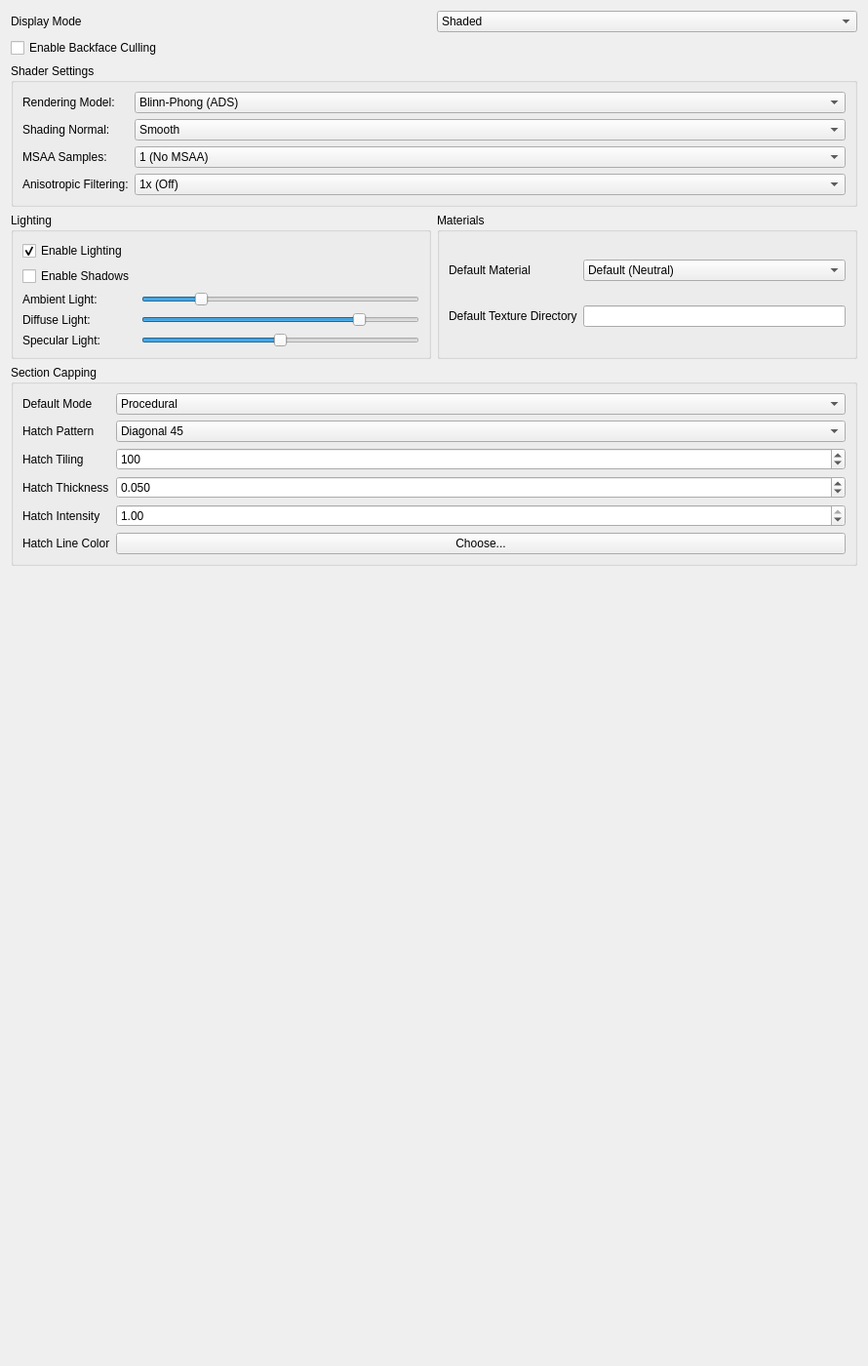
         <widget class="QWidget" name="scrollAreaWidgetContentsRendering">
          <property name="geometry">
           <rect>
            <x>0</x>
            <y>0</y>
            <width>890</width>
            <height>1400</height>
           </rect>
          </property>
          <layout class="QGridLayout" name="gridLayoutRenderingInner">
           <item row="0" column="0">
            <widget class="QLabel" name="label_6">
         <property name="text">
          <string>Display Mode</string>
         </property>
        </widget>
       </item>
       <item row="0" column="1">
        <widget class="QComboBox" name="comboShadingMode">
                  <property name="toolTip">
          <string>Default shading mode for new viewports</string>
         </property>
         <item>
          <property name="text">
           <string>Shaded</string>
          </property>
         </item>
         <item>
          <property name="text">
           <string>Hollow Mesh</string>
          </property>
         </item>
         <item>
          <property name="text">
           <string>Mesh Edges</string>
          </property>
         </item>
         <item>
          <property name="text">
           <string>Wireframe</string>
          </property>
         </item>
         <item>
          <property name="text">
           <string>Shaded with Edges</string>
          </property>
         </item>
        </widget>
       </item>
       <item row="1" column="0" colspan="2">
        <widget class="QCheckBox" name="checkBackfaceCulling">
                  <property name="toolTip">
          <string>Hide the back faces of surfaces by default</string>
         </property>
         <property name="text">
          <string>Enable Backface Culling</string>
         </property>
        </widget>
       </item>
       <item row="2" column="0" colspan="2">
        <widget class="QGroupBox" name="shaderGroupBox">
         <property name="title">
          <string>Shader Settings</string>
         </property>
         <layout class="QFormLayout" name="shaderFormLayout_3">
          <item row="0" column="0">
           <widget class="QLabel" name="shaderModelLabel">
            <property name="text">
             <string>Rendering Model:</string>
            </property>
           </widget>
          </item>
          <item row="0" column="1">
           <widget class="QComboBox" name="shaderModelComboBox">
                        <property name="toolTip">
             <string>Default lighting model used to render materials</string>
            </property>
            <item>
             <property name="text">
              <string>Blinn-Phong (ADS)</string>
             </property>
            </item>
            <item>
             <property name="text">
              <string>Physically Based (PBR)</string>
             </property>
            </item>
           </widget>
          </item>
          <item row="1" column="0">
           <widget class="QLabel" name="shadingNormalLabel">
            <property name="text">
             <string>Shading Normal:</string>
            </property>
           </widget>
          </item>
          <item row="1" column="1">
           <widget class="QComboBox" name="shadingNormalComboBox">
                        <property name="toolTip">
             <string>Default normal interpolation: smooth or flat shading</string>
            </property>
            <item>
             <property name="text">
              <string>Smooth</string>
             </property>
            </item>
            <item>
             <property name="text">
              <string>Flat</string>
             </property>
            </item>
           </widget>
          </item>
          <item row="2" column="0">
           <widget class="QLabel" name="msaaLabel">
            <property name="text">
             <string>MSAA Samples:</string>
            </property>
           </widget>
          </item>
          <item row="2" column="1">
           <widget class="QComboBox" name="msaaComboBox">
                        <property name="toolTip">
             <string>Default multisample anti-aliasing level</string>
            </property>
            <item>
             <property name="text">
              <string>1 (No MSAA)</string>
             </property>
            </item>
            <item>
             <property name="text">
              <string>2</string>
             </property>
            </item>
            <item>
             <property name="text">
              <string>4</string>
             </property>
            </item>
            <item>
             <property name="text">
              <string>8</string>
             </property>
            </item>
            <item>
             <property name="text">
              <string>16</string>
             </property>
            </item>
           </widget>
          </item>
          <item row="3" column="0">
           <widget class="QLabel" name="anisotropyLabel">
            <property name="text">
             <string>Anisotropic Filtering:</string>
            </property>
           </widget>
          </item>
          <item row="3" column="1">
           <widget class="QComboBox" name="anisotropyComboBox">
                        <property name="toolTip">
             <string>Default anisotropic texture filtering level</string>
            </property>
            <item>
             <property name="text">
              <string>1x (Off)</string>
             </property>
            </item>
            <item>
             <property name="text">
              <string>2x</string>
             </property>
            </item>
            <item>
             <property name="text">
              <string>4x</string>
             </property>
            </item>
            <item>
             <property name="text">
              <string>8x</string>
             </property>
            </item>
            <item>
             <property name="text">
              <string>16x</string>
             </property>
            </item>
           </widget>
          </item>
         </layout>
        </widget>
       </item>
       <item row="4" column="0" colspan="2">
        <layout class="QHBoxLayout" name="horizontalLayout">
         <item>
          <widget class="QGroupBox" name="lightingGroupBox">
           <property name="title">
            <string>Lighting</string>
           </property>
           <layout class="QFormLayout" name="lightingFormLayout_3">
            <item row="0" column="0">
             <widget class="QCheckBox" name="enableLightingCheckBox">
              <property name="text">
               <string>Enable Lighting</string>
              </property>
              <property name="checked">
               <bool>true</bool>
              </property>
             </widget>
            </item>
            <item row="1" column="0">
             <widget class="QCheckBox" name="enableShadowsCheckBox">
              <property name="text">
               <string>Enable Shadows</string>
              </property>
             </widget>
            </item>
            <item row="2" column="0">
             <widget class="QLabel" name="ambientLightLabel">
              <property name="text">
               <string>Ambient Light:</string>
              </property>
             </widget>
            </item>
            <item row="2" column="1">
             <widget class="QSlider" name="ambientLightSlider">
                            <property name="toolTip">
               <string>Default ambient light contribution</string>
              </property>
              <property name="minimum">
               <number>0</number>
              </property>
              <property name="maximum">
               <number>100</number>
              </property>
              <property name="value">
               <number>20</number>
              </property>
              <property name="orientation">
               <enum>Qt::Orientation::Horizontal</enum>
              </property>
             </widget>
            </item>
            <item row="3" column="0">
             <widget class="QLabel" name="diffuseLightLabel">
              <property name="text">
               <string>Diffuse Light:</string>
              </property>
             </widget>
            </item>
            <item row="3" column="1">
             <widget class="QSlider" name="diffuseLightSlider">
                            <property name="toolTip">
               <string>Default diffuse light contribution</string>
              </property>
              <property name="minimum">
               <number>0</number>
              </property>
              <property name="maximum">
               <number>100</number>
              </property>
              <property name="value">
               <number>80</number>
              </property>
              <property name="orientation">
               <enum>Qt::Orientation::Horizontal</enum>
              </property>
             </widget>
            </item>
            <item row="4" column="0">
             <widget class="QLabel" name="specularLightLabel">
              <property name="text">
               <string>Specular Light:</string>
              </property>
             </widget>
            </item>
            <item row="4" column="1">
             <widget class="QSlider" name="specularLightSlider">
                            <property name="toolTip">
               <string>Default specular light contribution</string>
              </property>
              <property name="minimum">
               <number>0</number>
              </property>
              <property name="maximum">
               <number>100</number>
              </property>
              <property name="value">
               <number>50</number>
              </property>
              <property name="orientation">
               <enum>Qt::Orientation::Horizontal</enum>
              </property>
             </widget>
            </item>
           </layout>
          </widget>
         </item>
         <item>
          <widget class="QGroupBox" name="groupBox">
           <property name="title">
            <string>Materials</string>
           </property>
           <layout class="QGridLayout" name="gridLayout_10">
            <item row="1" column="1">
             <widget class="QLineEdit" name="lineEditTextureDir"/>
            </item>
            <item row="1" column="0">
             <widget class="QLabel" name="labelDefaultTextureDir">
              <property name="text">
               <string>Default Texture Directory</string>
              </property>
             </widget>
            </item>
            <item row="0" column="1">
             <widget class="QComboBox" name="comboBoxDefaultMaterial">
              <item>
               <property name="text">
                <string>Default (Neutral)</string>
               </property>
              </item>
              <item>
               <property name="text">
                <string>Plastic (White)</string>
               </property>
              </item>
              <item>
               <property name="text">
                <string>Metal (Aluminum)</string>
               </property>
              </item>
              <item>
               <property name="text">
                <string>Glass</string>
               </property>
              </item>
              <item>
               <property name="text">
                <string>Rubber (Black)</string>
               </property>
              </item>
              <item>
               <property name="text">
                <string>Wood</string>
               </property>
              </item>
             </widget>
            </item>
            <item row="0" column="0">
             <widget class="QLabel" name="labelDefaultMaterial">
              <property name="text">
               <string>Default Material</string>
              </property>
             </widget>
            </item>
           </layout>
          </widget>
         </item>
        </layout>
       </item>
       <item row="5" column="0" colspan="2">
        <widget class="QGroupBox" name="sectionCappingGroupBox">
         <property name="title">
          <string>Section Capping</string>
         </property>
         <layout class="QGridLayout" name="gridLayoutSectionCapping">
          <item row="0" column="0">
           <widget class="QLabel" name="labelSectionCappingMode">
            <property name="text">
             <string>Default Mode</string>
            </property>
           </widget>
          </item>
          <item row="0" column="1">
           <widget class="QComboBox" name="comboBoxSectionCappingMode">
            <property name="toolTip">
             <string>Default cap fill for new documents: a procedural hatch pattern, or an image texture</string>
            </property>
            <item>
             <property name="text">
              <string>Procedural</string>
             </property>
            </item>
            <item>
             <property name="text">
              <string>Textured</string>
             </property>
            </item>
           </widget>
          </item>
          <item row="1" column="0">
           <widget class="QLabel" name="labelSectionCappingHatchPattern">
            <property name="text">
             <string>Hatch Pattern</string>
            </property>
           </widget>
          </item>
          <item row="1" column="1">
           <widget class="QComboBox" name="comboBoxSectionCappingHatchPattern">
            <property name="toolTip">
             <string>Default direction/pattern of the procedural hatch lines</string>
            </property>
            <item>
             <property name="text">
              <string>Diagonal 45</string>
             </property>
            </item>
            <item>
             <property name="text">
              <string>Diagonal 135</string>
             </property>
            </item>
            <item>
             <property name="text">
              <string>Horizontal</string>
             </property>
            </item>
            <item>
             <property name="text">
              <string>Vertical</string>
             </property>
            </item>
            <item>
             <property name="text">
              <string>Grid</string>
             </property>
            </item>
            <item>
             <property name="text">
              <string>Cross Hatch</string>
             </property>
            </item>
           </widget>
          </item>
          <item row="2" column="0">
           <widget class="QLabel" name="labelSectionCappingHatchTiling">
            <property name="text">
             <string>Hatch Tiling</string>
            </property>
           </widget>
          </item>
          <item row="2" column="1">
           <widget class="QSpinBox" name="spinBoxSectionCappingHatchTiling">
            <property name="toolTip">
             <string>Default number of times the hatch pattern repeats across a cap</string>
            </property>
            <property name="minimum">
             <number>1</number>
            </property>
            <property name="maximum">
             <number>500</number>
            </property>
            <property name="value">
             <number>100</number>
            </property>
           </widget>
          </item>
          <item row="3" column="0">
           <widget class="QLabel" name="labelSectionCappingHatchThickness">
            <property name="text">
             <string>Hatch Thickness</string>
            </property>
           </widget>
          </item>
          <item row="3" column="1">
           <widget class="QDoubleSpinBox" name="doubleSpinBoxSectionCappingHatchThickness">
            <property name="toolTip">
             <string>Default width of the hatch lines</string>
            </property>
            <property name="decimals">
             <number>3</number>
            </property>
            <property name="minimum">
             <double>0.008000000000000</double>
            </property>
            <property name="maximum">
             <double>0.100000000000000</double>
            </property>
            <property name="singleStep">
             <double>0.001000000000000</double>
            </property>
            <property name="value">
             <double>0.050000000000000</double>
            </property>
           </widget>
          </item>
          <item row="4" column="0">
           <widget class="QLabel" name="labelSectionCappingHatchIntensity">
            <property name="text">
             <string>Hatch Intensity</string>
            </property>
           </widget>
          </item>
          <item row="4" column="1">
           <widget class="QDoubleSpinBox" name="doubleSpinBoxSectionCappingHatchIntensity">
            <property name="toolTip">
             <string>Default opacity of the hatch pattern over a cap</string>
            </property>
            <property name="decimals">
             <number>2</number>
            </property>
            <property name="maximum">
             <double>1.000000000000000</double>
            </property>
            <property name="singleStep">
             <double>0.010000000000000</double>
            </property>
            <property name="value">
             <double>1.000000000000000</double>
            </property>
           </widget>
          </item>
          <item row="5" column="0">
           <widget class="QLabel" name="labelSectionCappingHatchColor">
            <property name="text">
             <string>Hatch Line Color</string>
            </property>
           </widget>
          </item>
          <item row="5" column="1">
           <widget class="QPushButton" name="pushButtonSectionCappingHatchColor">
            <property name="toolTip">
             <string>Pick the default hatch line color</string>
            </property>
            <property name="sizePolicy">
             <sizepolicy hsizetype="Expanding" vsizetype="Fixed">
              <horstretch>0</horstretch>
              <verstretch>0</verstretch>
             </sizepolicy>
            </property>
            <property name="text">
             <string>Choose...</string>
            </property>
           </widget>
          </item>
         </layout>
        </widget>
       </item>
       <item row="6" column="1">
        <spacer name="verticalSpacer_2">
         <property name="orientation">
          <enum>Qt::Orientation::Vertical</enum>
         </property>
         <property name="sizeHint" stdset="0">
          <size>
           <width>20</width>
           <height>92</height>
          </size>
         </property>
        </spacer>
       </item>
          </layout>
         </widget>
